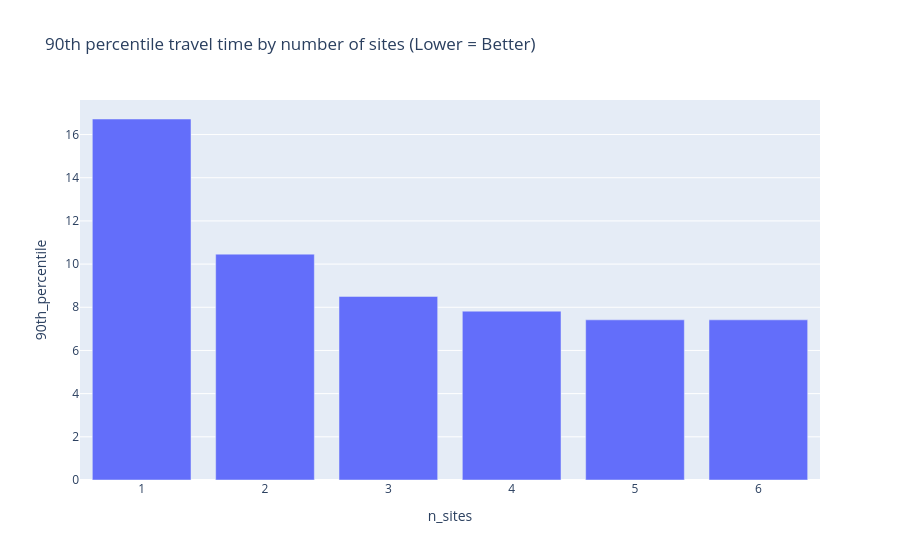

The code cell stored with this chart in its notebook:
### Code cell
px.bar(all_sols, x="n_sites", y="90th_percentile", title="90th percentile travel time by number of sites (Lower = Better)")

### Figure 1 — Plotly figure (JSON) as saved in the notebook; plotly's stock layout.template omitted (floating-point values rounded to 4 significant figures)
{"data": [{"hovertemplate": "n_sites=%{x}<br>90th_percentile=%{y}<extra></extra>", "legendgroup": "", "marker": {"color": "#636efa", "pattern": {"shape": ""}}, "name": "", "orientation": "v", "showlegend": false, "textposition": "auto", "type": "bar", "x": [1, 2, 3, 4, 5, 6], "xaxis": "x", "y": [16.72, 10.46, 8.503, 7.82, 7.418, 7.418], "yaxis": "y"}], "layout": {"barmode": "relative", "legend": {"tracegroupgap": 0}, "title": {"text": "90th percentile travel time by number of sites (Lower = Better)"}, "xaxis": {"anchor": "y", "domain": [0, 1], "title": {"text": "n_sites"}}, "yaxis": {"anchor": "x", "domain": [0, 1], "title": {"text": "90th_percentile"}}}}
